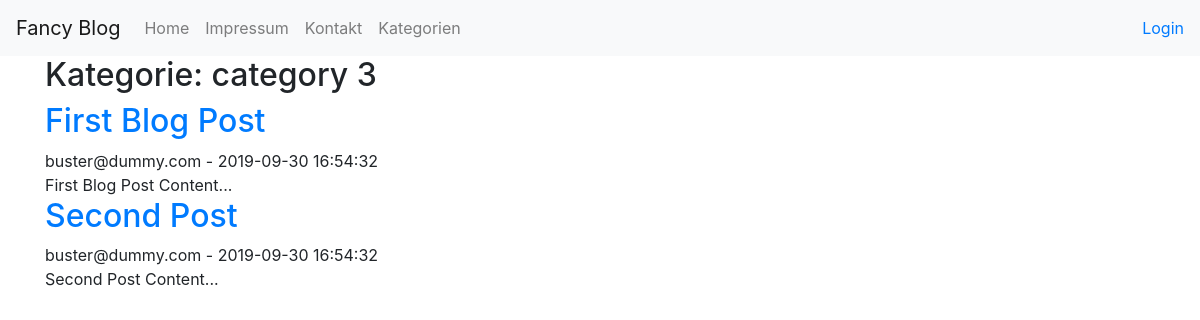
Page /index.php?page=category&category_id=3 on the committed database.
### tables this page shows
CREATE TABLE `categories` (
    `id` int(11) NOT NULL,
    `title` varchar(280) NOT NULL
    );

CREATE TABLE `posts` (
    `id` int(11) NOT NULL,
    `user_id` int(11) NOT NULL,
    `title` varchar(280) NOT NULL,
    `content` text DEFAULT NULL,
    `tags` varchar(280) DEFAULT NULL,
    `crdate` timestamp NOT NULL DEFAULT current_timestamp(),
    `udated_date` timestamp NOT NULL DEFAULT current_timestamp() ON UPDATE current_timestamp()
    );

CREATE TABLE `users` (
    `id` int(11) NOT NULL,
    `email` varchar(255) NOT NULL,
    `password` varchar(255) NOT NULL,
    `is_admin` tinyint(1) DEFAULT NULL
    );

### views/partials/post.php (the view)
<article id="post-<?php echo $id; ?>" class="post">
    <header class="post__header">
        <h2>
            <a href="index.php?page=post&post_id=<?php echo $id; ?>">
                <?php echo $title; ?>
            </a>
        </h2>
    </header>
    <div class="post__meta">
        <span class="post__author"><?php echo $email; ?></span> -
        <span class="post__created"><?php echo $crdate; ?></span>
    </div>
    <div class="post__content">
        <?php echo substr($content, 0, 200) . '...'; ?>
    </div>
</article>

### views/templates/category.php
<?php
if (!isset($_GET['category_id'])) {
    require_once __DIR__ . '/../partials/404.php';
} else {
    $categoryId = $_GET['category_id'];
    $result_posts = mysqli_query($link, "SELECT posts.*, users.email FROM posts JOIN categories_posts_mm ON posts.id = categories_posts_mm.post_id JOIN users ON users.id = posts.user_id WHERE categories_posts_mm.category_id = $categoryId");
    $result_category = mysqli_query($link, "SELECT * FROM categories WHERE id = $categoryId");
    $category = mysqli_fetch_assoc($result_category);
    $category_title = $category['title'];
    echo "<h2>Kategorie: $category_title</h2>";
    while ($row = mysqli_fetch_assoc($result_posts)) {
        extract($row);
        require __DIR__. "/../partials/post.php";
    }
}

### rows in the picture
categories: title "category 3"
posts: title "First Blog Post", user.email "buster@dummy.com", crdate "2019-09-30 16:54:32", content "First Blog Post Content"
posts: title "Second Post", user.email "buster@dummy.com", crdate "2019-09-30 16:54:32", content "Second Post Content"
